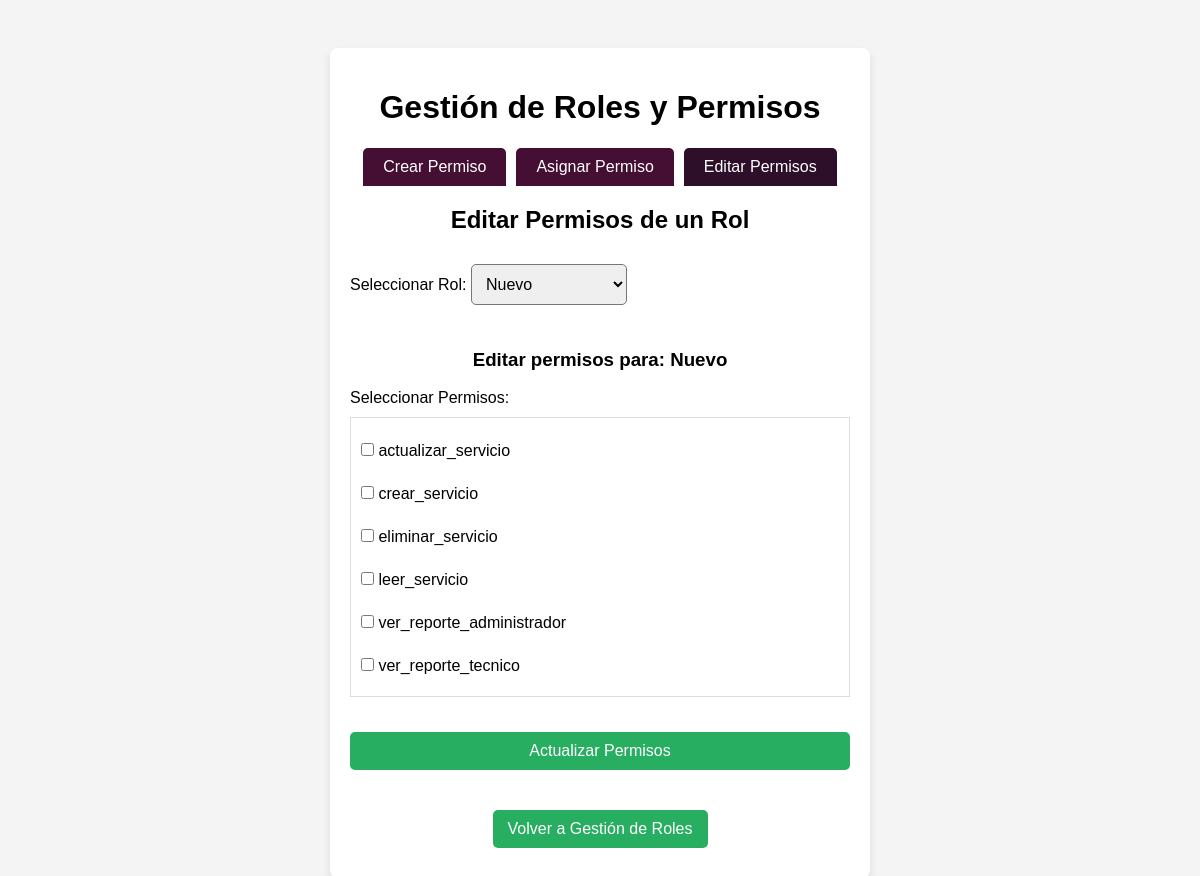
The app's page /manage_roles.php?ver_rol=5 with its own data.
### tables this page shows
CREATE TABLE `roles` (
  `id` int(11) NOT NULL,
  `nombre` varchar(50) NOT NULL,
  `descripcion` text DEFAULT NULL
);

CREATE TABLE `permisos` (
  `id` int(11) NOT NULL,
  `nombre` varchar(50) NOT NULL,
  `descripcion` text DEFAULT NULL
);

### manage_roles.php (the view, shortened to what this page needs)
<?php
require_once 'config.php';
function obtenerRoles($conn) {
    $sqlRoles = "SELECT id, nombre FROM roles";
    return $conn->query($sqlRoles);
}
function obtenerPermisos($conn) {
    $sqlPermisos = "SELECT id, nombre FROM permisos";
    return $conn->query($sqlPermisos);
}
$resultRoles = obtenerRoles($conn);
$resultPermisos = obtenerPermisos($conn);
if (isset($_GET['ver_rol']) && !empty($_GET['ver_rol'])) {
    $rol_id = $_GET['ver_rol'];
    $sqlRolNombre = "SELECT nombre FROM roles WHERE id = ?";
    $stmt = $conn->prepare($sqlRolNombre);
    $stmt->bind_param("i", $rol_id);
    $stmt->execute();
    $resultRolNombre = $stmt->get_result();
    $rolNombre = $resultRolNombre->fetch_assoc()['nombre'];
}
?>
<!DOCTYPE html>
<html lang="es">
<head>
</head>
<body>
    <div class="container">
        <h1>Gestión de Roles y Permisos</h1>
        <div class="tabs">
            <div class="tab" onclick="openTab(event, 'crear_permiso')">Crear Permiso</div>
            <div class="tab active" onclick="openTab(event, 'asignar')">Asignar Permiso</div>
            <div class="tab" onclick="openTab(event, 'editar')">Editar Permisos</div>
        </div>
                        <?php
                        $resultRoles->data_seek(0);
                        ?>
                        <?php
                        $resultPermisos->data_seek(0);
                        ?>
        <div id="editar" class="tab-content">
            <h2>Editar Permisos de un Rol</h2>
            <form method="GET" id="seleccionarRolForm">
                <div class="form-group">
                    <label for="ver_rol">Seleccionar Rol:</label>
                    <select name="ver_rol" onchange="this.form.submit()" required>
                        <?php
                        $resultRoles->data_seek(0);
                        while ($rol = $resultRoles->fetch_assoc()) {
                            $selected = (isset($_GET['ver_rol']) && $_GET['ver_rol'] == $rol['id']) ? 'selected' : '';
                        ?>
                            <option value="<?php echo $rol['id']; ?>" <?php echo $selected; ?>><?php echo $rol['nombre']; ?></option>
                        <?php } ?>
                    </select>
                </div>
            </form>
            <?php if (isset($_GET['ver_rol']) && !empty($_GET['ver_rol'])): ?>
                <h3>Editar permisos para: <?php echo $rolNombre; ?></h3>
                <form method="POST">
                    <div class="form-group">
                        <label>Seleccionar Permisos:</label>
                        <div class="checkbox-group">
                            <?php
                            $resultPermisos->data_seek(0);
                            $permisosActualesIds = [];
                            while ($permiso = $resultPermisos->fetch_assoc()):
                                $checked = in_array($permiso['id'], $permisosActualesIds) ? 'checked' : '';
                            ?>
                                <div class="checkbox-item">
                                    <input type="checkbox" name="permisos[]" value="<?php echo $permiso['id']; ?>" id="permiso_<?php echo $permiso['id']; ?>" <?php echo $checked; ?>>
                                    <label for="permiso_<?php echo $permiso['id']; ?>"><?php echo $permiso['nombre']; ?></label>
                                </div>
                            <?php endwhile; ?>
                        </div>
                    </div>
                    <button type="submit">Actualizar Permisos</button>
                </form>
            <?php endif; ?>
        </div>
        <div style="margin-top: 20px;">
            <button onclick="window.location.href='roles.php'">Volver a Gestión de Roles</button>
        </div>
    </div>
</body>
</html>

### manage_roles.php (style rules this page uses)
body { font-family: Arial, sans-serif; background-image: url('Imagenes/LoginCliente.jpg'); text-align: center; background-color: #f4f4f4; padding: 20px; }
.container { background: white; padding: 20px; border-radius: 8px; box-shadow: 0 4px 8px rgba(0, 0, 0, 0.1); display: inline-block; margin-top: 20px; min-width: 500px; }
.form-group { margin-bottom: 15px; text-align: left; }
form { display: flex; flex-direction: column; }
select, button, input[type="checkbox"], input[type="text"] { padding: 10px; margin: 10px 0; font-size: 16px; border-radius: 5px; }
button { background: #27ae60; color: white; border: none; cursor: pointer; padding: 10px 15px; }
.checkbox-group { display: flex; flex-direction: column; align-items: flex-start; max-height: 300px; overflow-y: auto; border: 1px solid #ddd; padding: 10px; margin: 10px 0; }
.checkbox-item { margin: 5px 0; }
.tabs { display: flex; justify-content: center; margin-bottom: 20px; }
.tab { padding: 10px 20px; background: #440f33; color: white; cursor: pointer; border: 1px solidrgb(15, 71, 126); border-radius: 5px 5px 0 0; margin: 0 5px; }
.tab.active { background: #2d0f2a; color: white; border-bottom: none; }
.tab-content { display: none; }
.tab-content.active { display: block; }

### records on screen
roles: nombre "Nuevo"
permisos: nombre "actualizar_servicio"
permisos: nombre "crear_servicio"
permisos: nombre "eliminar_servicio"
permisos: nombre "leer_servicio"
permisos: nombre "ver_reporte_administrador"
permisos: nombre "ver_reporte_tecnico"

### other values on screen
form field ver_rol "Nuevo"
